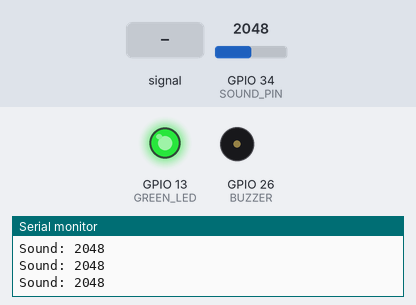
A sketch run on a simulated ESP32. Shown: output pins drawn as LEDs (lit = HIGH), buzzer (waves = sounding, pin HIGH), the last lines printed to the serial monitor. The test bench sets the inputs (shaded band); at power-on: GPIO 34 (SOUND_PIN) = 2048.

Above: at 1.2 s.
1.3 s: GPIO 34 (SOUND_PIN) fed a 2 Hz sine of ±1228 counts around its level
At 1.9 s:
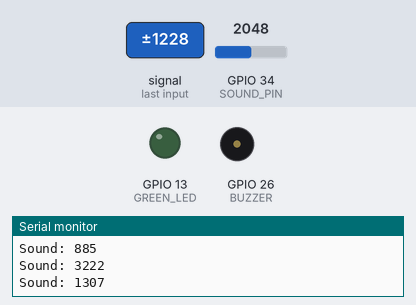
2.9 s: GPIO 34 (SOUND_PIN) set to 2866
At 3.67 s:
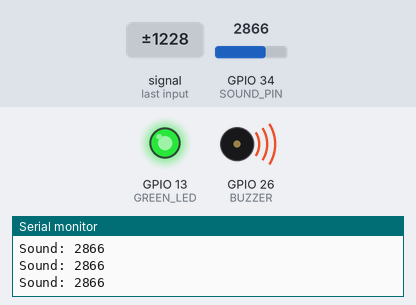
6.4 s: GPIO 34 (SOUND_PIN) set to 1570
9.9 s: GPIO 34 (SOUND_PIN) set to 1433
At 11.0 s:
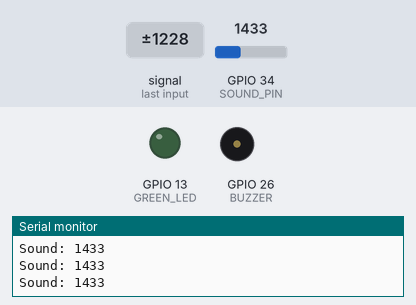
11.5 s: GPIO 34 (SOUND_PIN) set to 1540
At 12.83 s:
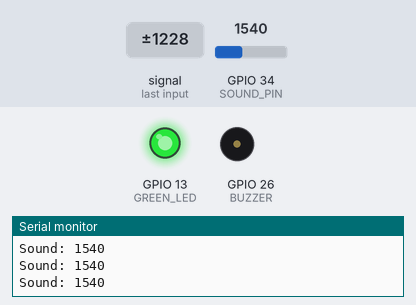
Timing chart, 0 to 16.0 s (numbered marks = the images above; inputs shaded):
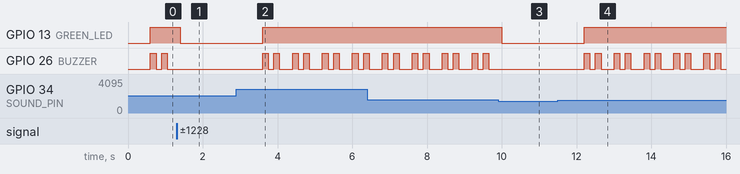

Measured:
- the behaviour switches between 1501 and 1500 on GPIO 34 (SOUND_PIN) (found by bisection; images 2 and 3)
- after the input at 1.3 s, GPIO 13 (GREEN_LED): HIGH → LOW after 0.10 s; GPIO 26 (BUZZER): stops changing and stays LOW
- after the input at 2.9 s, GPIO 13 (GREEN_LED): LOW → HIGH after 0.70 s; GPIO 26 (BUZZER): LOW → HIGH after 0.70 s, then repeats every 0.80 s: LOW 0.15 s, HIGH 0.15 s, LOW 0.35 s, HIGH 0.15 s
- after the input at 9.9 s, GPIO 13 (GREEN_LED): HIGH → LOW after 0.11 s; GPIO 26 (BUZZER): stops changing and stays LOW
- after the input at 11.5 s, GPIO 13 (GREEN_LED): LOW → HIGH after 0.71 s; GPIO 26 (BUZZER): LOW → HIGH after 0.71 s, then repeats every 0.80 s: LOW 0.15 s, HIGH 0.15 s, LOW 0.35 s, HIGH 0.15 s
- by itself, GPIO 26 (BUZZER): alternates HIGH for 0.15 s and LOW for 0.15 s

The sketch:

Acoustic_sensor.ino
```cpp
#define SOUND_PIN 34   // Analog pin connected to sound sensor
#define GREEN_LED 13
#define BUZZER 26

const int SOUND_THRESHOLD = 1500; // Threshold for abnormal sound level

int sCount = 0; // Counter to confirm fault (reduces noise false triggers)

void setup() {
  Serial.begin(115200);

  pinMode(GREEN_LED, OUTPUT);
  pinMode(BUZZER, OUTPUT);

  Serial.println("Sound Test Ready");
}

void loop() {

  int sound = analogRead(SOUND_PIN); // Read analog sound level

  // Check if sound exceeds threshold consistently
  if (sound > SOUND_THRESHOLD) sCount++;
  else sCount = 0;

  bool fault = (sCount > 3); // Confirm fault after multiple detections

  digitalWrite(GREEN_LED, fault); // Turn LED ON if fault detected

  if (fault) {
    // Short buzzer alert pattern
    for (int i = 0; i < 2; i++) {
      digitalWrite(BUZZER, HIGH); delay(150);
      digitalWrite(BUZZER, LOW);  delay(150);
    }
  } else {
    digitalWrite(BUZZER, LOW);
  }

  // Print sound value for monitoring/debugging
  Serial.print("Sound: ");
  Serial.println(sound);

  delay(200); // Small delay between readings
}
```
